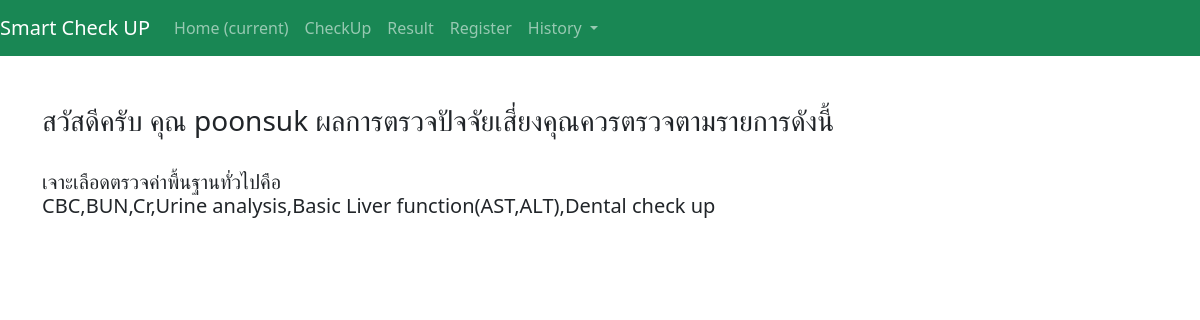
/result, run on an earlier commit of the app's database.
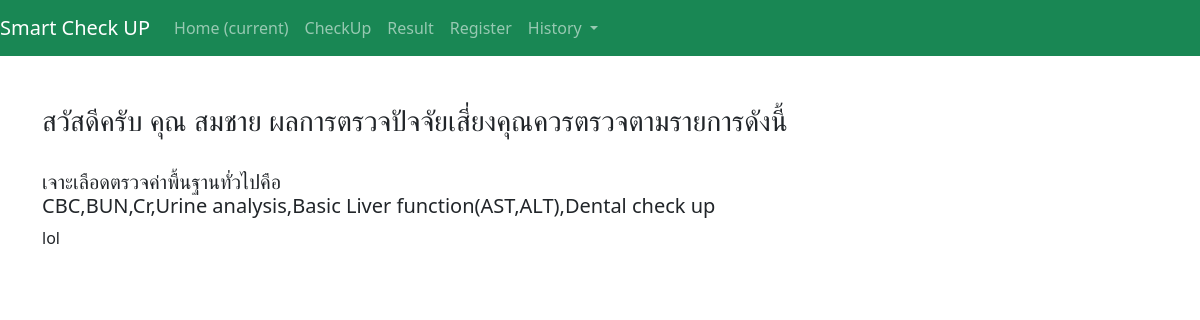
And on a later commit of the database.
### checkapp/models.py (models this page shows, shortened)
class UserDetail(models.Model):
    CHOICES = (('m', 'male'), ('f', 'female'))
    username = models.CharField(max_length=100)
    firstname = models.CharField(max_length=100)
    lastname = models.CharField(max_length=100)
    gender = models.CharField(max_length=40, choices=CHOICES, blank=True)
    age = models.IntegerField()
    weight = models.IntegerField()
    height = models.IntegerField()
    tel = models.CharField(max_length=100)
    email = models.EmailField(max_length=255, blank=True)
    userimage = models.ImageField(upload_to='image', null=True, blank=True)
    address = models.CharField(max_length=100, blank=True)
    created = models.DateTimeField(auto_now_add=True)
    updated = models.DateTimeField(auto_now=True)
    smoking = models.BooleanField(default=False)
    alcohol = models.BooleanField(default=False)
    HT = models.BooleanField(default=False)
    DM = models.BooleanField(default=False)
    DLP = models.BooleanField(default=False)
    hepatitis = models.BooleanField(default=False)
    chronic_hepatitis = models.BooleanField(default=False)
    osteoporosis = models.BooleanField(default=False)
    allergy = models.BooleanField(default=False)
    ACS = models.BooleanField(default=False)
    renal_stone = models.BooleanField(default=False)
    cancer = models.BooleanField(default=False)
    CA_breast = models.BooleanField(default=False)
    CA_ovary = models.BooleanField(default=False)
    CA_cervix = models.BooleanField(default=False)
    CA_GI = models.BooleanField(default=False)
    CA_liver = models.BooleanField(default=False)
    CA_pancreas = models.BooleanField(default=False)
    CA_others = models.BooleanField(default=False)
    CA_prostate = models.BooleanField(default=False)

### checkapp/views.py (the view)
# urls.py: path('result',Result,name='result-page'),
def Result(request):
    result = UserDetail.objects.last()
    return render(request, 'result.html', {'result': result})

### checkapp/templates/checkapp/result.html
{% extends 'checkapp/layout.html'%}
{% block content %}
        <div class="container">
                <h3 class="mt-5"> สวัสดีครับ คุณ {{result.username}} ผลการตรวจปัจจัยเสี่ยงคุณควรตรวจตามรายการดังนี้</h3><br>
                <h5>เจาะเลือดตรวจค่าพื้นฐานทั่วไปคือ<br>CBC,BUN,Cr,Urine analysis,Basic Liver function(AST,ALT),Dental check up</h5>
                {% if result.gender == 'f' %}
                        {% if result.age >= 75 %}
                                <p>
                                        "Vitamin B level"<br>
                                        "BMD,calcium,Phosohorus"<br>
                                        "colon cancer"<br>
                                        "FBS, HbA1C, EKG or stress test, CAC"<br>
                                        "Breast cancer"<br>
                                        "Cervix cancer"<br>
                                        "PAP smear"<br>
                                        "lipid profile"<br>
                                        "dental x-ray"<br>
                                </p>
                        {% elif result.age >= 60 and result.age < 75 %}
                                <p>
                                        "BMD,calcium,Phosohorus"<br>
                                        "colon cancer"<br>
                                        "FBS, HbA1C, EKG or stress test, CAC"<br>
                                        "Breast cancer"<br>
                                        "Cervix cancer"<br>
                                        "PAP smear"<br>
                                        "lipid profile"<br>
                                        "dental x-ray"<br>
                                </p>
                        {% elif result.age >= 45 and result.age < 60 %}
                                <p>
                                        "colon cancer"<br>
                                        "FBS, HbA1C, EKG or stress test, CAC"<br>
                                        "Breast cancer"<br>
                                        "Cervix cancer"<br>
                                        "PAP smear"<br>
                                        "lipid profile"<br>
                                        "dental x-ray"<br>
                                </p>
                        {% elif result.age >= 40 and result.age < 45 %}
                                <p>
                                        "FBS, HbA1C, EKG or stress test, CAC"<br>
                                        "Breast cancer"<br>
                                        "Cervix cancer"<br>
                                        "PAP smear"<br>
                                        "lipid profile"<br>
                                        "dental x-ray"<br>
                                </p>
                        {% elif result.age >= 35 and result.age < 40 %}
                                <p>
                                        "Breast cancer"<br>
                                        "Cervix cancer"<br>
                                        "PAP smear"<br>
                                        "lipid profile"<br>
                                        "dental x-ray"<br>
                                </p>
                        {% elif result.age >= 30 and result.age < 35 %}
                                <p>
                                        "Cervix cancer"<br>
                                        "PAP smear"<br>
                                        "lipid profile"<br>
                                        "dental x-ray"<br>
                                </p>
                        {% elif result.age >= 20 and result.age < 30 %}
                                <p>
                                        "PAP smear"<br>
                                        "lipid profile"<br>
                                        "dental x-ray"<br>
                                </p>
                        {% elif result.age >= 18 and result.age < 20 %}
                                <p>
                                        "dental x-ray"<br>
                                </p>
                        {% endif %}
                {% elif result.gender == 'm' %}
                        <p> lol</p>
                {% endif %}
        </div>
{% endblock %}

### checkapp/templates/checkapp/layout.html (shortened to what this page needs)
<!DOCTYPE html>
<html lang="en">
<head>
    <link href="https://cdn.jsdelivr.net/npm/bootstrap@5.0.0/dist/css/bootstrap.min.css" rel="stylesheet">
</head>
<body>
    {% include 'navbar.html'%}
    {% block content %}
    {% endblock %}
</body>
</html>

### checkapp/templates/checkapp/navbar.html (shortened to what this page needs)
<nav class="navbar navbar-expand-lg navbar-dark bg-success">
    <a class="navbar-brand" href="#">Smart Check UP</a>
    <div class="collapse navbar-collapse" id="navbarSupportedContent">
      <ul class="navbar-nav mr-auto">
        <li class="nav-item active">
          <a class="nav-link" href="{% url 'home-page' %}">Home <span class="sr-only">(current)</span></a>
        </li>
        <li class="nav-item">
          <a class="nav-link" href="#">CheckUp</a>
        </li>
        {% if user %}
        <li class="nav-item">
          <a class="nav-link" href="{% url 'result-page' %}">Result</a>
        </li>
        {% endif %}
        <li class="nav-item">
          <a class="nav-link" href="#">Register</a>
        </li>
        <li class="nav-item dropdown">
          <a class="nav-link dropdown-toggle" href="#" id="navbarDropdown" role="button" data-toggle="dropdown" aria-haspopup="true" aria-expanded="false">
           History
          </a>
        </li>
      </ul>
    </div>
  </nav>

What changed in the data, as far as the page shows it:
no longer on this page (row edited): UserDetail: username "poonsuk"
added UserDetail: username "สมชาย"
Also different on the page:
text now shown: "lol"
